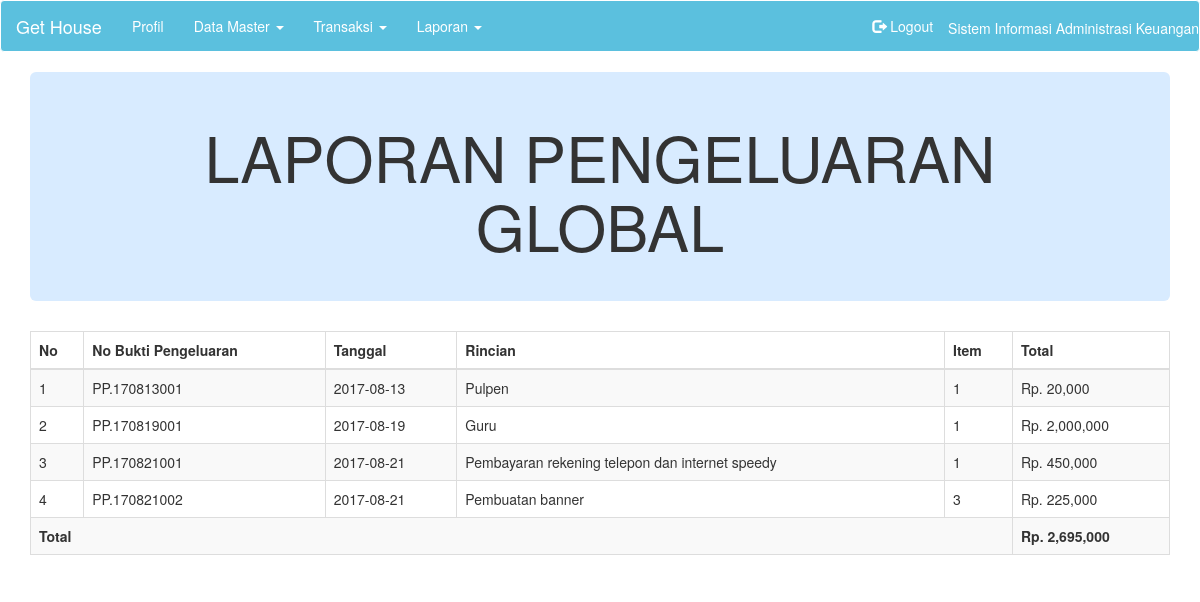
The app's page /laporan-pengeluaran-global.php (signed in) with its own data.
### tables this page shows
CREATE TABLE `tbl_pengeluaran` (
  `no_bktpengeluaran` varchar(25) NOT NULL,
  `tgl` date NOT NULL,
  `rek` int(11) NOT NULL,
  `rincian` varchar(100) NOT NULL,
  `item` int(11) NOT NULL,
  `total` int(11) NOT NULL
);

### laporan-pengeluaran-global.php (the view, shortened to what this page needs)
<?php
include 'header.php';
$query = mysql_query("SELECT *  FROM tbl_pengeluaran") or die(mysql_error());
?>
<body class="fade-out">
    <div class="container">
        <div class="jumbotron">
            <h1><center>LAPORAN PENGELUARAN GLOBAL </center></h1>
        </div>
    <div class="row">
        <div class="col-md-12">
        <table class="table table-striped table-bordered">
            <thead>
                <tr>
                    <th>No</th>
                    <th>No Bukti Pengeluaran</th>
                    <th>Tanggal</th>
                    <th>Rincian</th>
                    <th>Item</th>
                    <th>Total</th>
                </tr>
            </thead>
            <tbody>
                <?php
            if(mysql_num_rows($query) == 0){
            echo '<tr><td colspan="7">Tidak ada data!</td></tr>';
        }else{
            $no = 1;
            $sum = 0;
            while($data = mysql_fetch_assoc($query)){
                echo '<tr>';
                    echo '<td>'.$no.'</td>';
                    echo '<td>'.$data['no_bktpengeluaran'].'</td>';
                    echo '<td>'.$data['tgl'].'</td>';
                    echo '<td>'.$data['rincian'].'</td>';?>
                    <td><?php echo $data['item'];?></td>
                    <td>Rp. <?php echo number_format($data['total']);?></td>
                <?php
                    $sum += $data['total'];
                echo '</tr>';
                $no++;
                }
            }
            ?>
            <tr>
                <th colspan="5">Total</th>
                    <td><strong>Rp. <?php echo number_format($sum);?></strong></td>
            </tr>
            </tbody>
        </table>
        </div>
    </div>
</body>
</html>

### header.php (style rules this page uses)
.jumbotron { padding-top: 30px; padding-bottom: 30px; color: inherit; background-color: #d8ebff; }

### records on screen
tbl_pengeluaran: no_bktpengeluaran "PP.170813001", tgl "2017-08-13", rincian "Pulpen", item "1", total "20,000"
tbl_pengeluaran: no_bktpengeluaran "PP.170819001", tgl "2017-08-19", rincian "Guru", item "1", total "2,000,000"
tbl_pengeluaran: no_bktpengeluaran "PP.170821001", tgl "2017-08-21", rincian "Pembayaran rekening telepon dan internet speedy", item "1", total "450,000"
tbl_pengeluaran: no_bktpengeluaran "PP.170821002", tgl "2017-08-21", rincian "Pembuatan banner", item "3", total "225,000"

### other values on screen
$sum "2,695,000"
